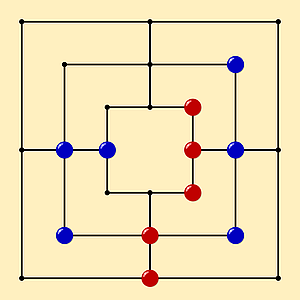
%> input picture Image_Processing_Pieces_Detection_Matlab/T5.png, 300 x 300 px
$ octave Proiect_Final.m   (GNU Octave 9; MATLAB toolbox functions it lacks are replaced by stand-ins)
%> lines starting %> are read from the running program, lines starting %| are printed output that depends on the picture; in (x1, y1, x2, y2) boxes, pixels count from 0 and x2, y2 are one past the last pixel; in counts of white or black regions, pixels touching at a corner belong together; the program's own positions count from 1
clc
clear all
close all
%=================Incarcare Imagine Tabla de Moara(T5.png)===============

numePoza='T5.png'; %incarcare poze diferite
% [4 lines of commented-out code are left out]


imag=double(imread(numePoza))/255;%Trnsformam intervalul [0,255] in [0,1]

figure('Name','Imagine Originala','NumberTitle','off')
imshow(imag) %Afisare Imagine Originala
title('Tabla de Moara cu piese Rosi/Albastre');
%=================================================================


%=====Transformare imagine originala in GrayScale===============
imagGray=0.3*imag(:,:,1)+0.6*imag(:,:,2)+0.1*imag(:,:,3);
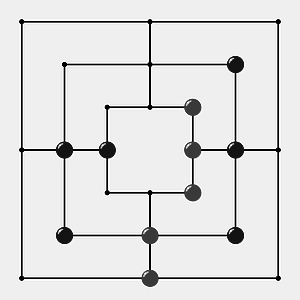
%> imagGray: size 300x300 double; min 0, max 1, mean 0.882
figure('Name','Imagine GrayScale','NumberTitle','off')
imshow(imagGray)%Afisare Imagine GrayScale
title('Imagine GrayScale')
%===============================================================

[M,N] = size(imagGray); %M,N sunt dimensiunea imaginii pe randuri si coloane
%> M = 300; N = 300


%=====Aplicarea unui Flitru de mediere pentru a scapa de detalii din imagine==========
imagFiltrat = zeros(M,N); %initializare imagine filtrata cu 0
H = [1,2,1;2,4,2;1,2,1];
H = 1/16 * H;
for i = 2 : M - 1
    for j = 2 : N - 1
        regiune = imag(i-1:i+1,j-1:j+1);
        convolutie = sum(sum(regiune.*H));
        imagFiltrat(i,j) = convolutie;
    end
end
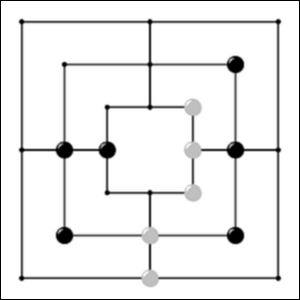
%> imagFiltrat: size 300x300 double; min 0, max 1, mean 0.927
imagGray2=imagFiltrat;
figure('Name','Imagine Filtrata ','NumberTitle','off')
imshow(imagFiltrat)%Afisare Imagine GrayScale
title('Imagine Filtata cu filtru de mediere pentru ascunderea detaliilor')
%===============================================================

%=====Segmentarea imaginii cu K-Mean Cluster===============
%------------valori aleatoare pentru a determina media minima si maxima----------
%     c=rand(1,2);
%     c1=min(c);
%     c2=max(c);
 %-------------------------------------------------------------
%----primele valori care segmenteaza fara linii, dar taie din pixelii pieselor
%     c1=0.06569;%media minima pe care o scadem din pixel
%     c2=0.7221;%media minima pe care o scadem din pixel
%------------------------------------------------------------------
 c1=0.01069;%media minima pe care o scadem din pixel
 c2=0.9421;%media minima pe care o scadem din pixel

%[M,N]=size(imagGray);%determinam marimea imaginii
imagBinar=zeros(M,N);%initializarea unei imagini golae pentru a pune ce segmentam

c1_old=0;%initializam o valuare veche pentru media minima cu 0
c2_old=1;%initializam o valuare veche pentru media maxima cu 1
            %se face cu 0 si 1 deoarece lucram intre 0 si 1

while c1~=c1_old && c2~=c2_old%Expicatie la "EX**"
    %Se parcurge toata imaginea(este doar o iteratie)
    for i = 1 : M
        for j = 1 : N
            d1=abs(imagGray2(i,j)-c1);%se calculeazavaluarea distanta pentru minim
                                        %valuarea absoluta a pixelului
                                        %minus meida minima
            d2=abs(imagGray2(i,j)-c2);%se calculeazavaluarea distanta pentru maxim
                                        %valuarea absoluta a pixelului
                                        %minus meida maxima
            if d1<d2 %daca d1 este mai mic ca d2 inseamna ca avem un minim si punem 1
                        %daca nu se pune un 0
            imagBinar(i,j)=1;
            else
            imagBinar(i,j)=0;
            end
            %aceste calcule se fac pentru toata imaginea!!!!!
        end
    end
    %=================================
    c1=mean(imagGray2 (find(imagBinar==1)));%se calculeaza iar media minima
    %c1 se  calculeaza ca media din Imaginea Gray a valorilor care au 1 in
    %imaginea binara

    c2=mean(imagGray2 (find(imagBinar==0)));%se calculeaza iar media maxima
    %c2 se  calculeaza ca media din Imaginea Gray a valorilor care au 0 in
    %imaginea binara

    %acestea se calculeaza in imagine dupa ce am aplicat parcurgerea
    %compleat a imaginii

    c1_old=c1;%acum media veche este cea actuala in ambele cazuri
    c2_old=c2;
    %EX** se face acest lucru deoarece verificam in "whiel" de mai sus
        %schimbarile medilo
    %daca intre 2 iteratii consecutive ale "whiel" nu se schimba nimic
    %atunci se opreste algoritmul
end
%> this loop made 1 pass
%> (c1, c2, c1_old, c2_old) on pass 1: (0.222, 0.98, 0.222, 0.98)
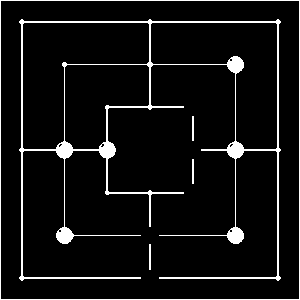
%> imagBinar: size 300x300 double; values 0 (black) and 1 (white), 7% white; 5 white regions, box (x1, y1, x2, y2) and area: (19, 19, 281, 281) 4971, (0, 0, 300, 300) 1196, (149, 244, 151, 270) 52, (192, 116, 194, 141) 50, (192, 159, 194, 184) 50

imagBinar(imagGray==0)=0;
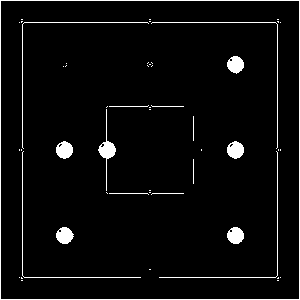
%> imagBinar: size 300x300 double; values 0 (black) and 1 (white), 4.3% white; 51 white regions (34 under 20 px), largest, box (x1, y1, x2, y2) and area: (0, 0, 300, 300) 1196, (98, 109, 116, 191) 290, (22, 22, 149, 149) 251
figure('Name','Imagine Segmentata','NumberTitle','off')
imshow(imagBinar)
title('Imagine Segmentata cu K-mean Cluster')
%===============================================================
%===== Scoatere cercuri din imagine===============
imagSegmentat=zeros(M,N);
 for i = 5 : M-4
        for j = 5 : N-4
          if(imagBinar(i-3:i+3,j-3:j+3)==1)
             imagSegmentat(i-5:i+5,j-5:j+5)=imagBinar(i-5:i+5,j-5:j+5);
          end
        end
 end
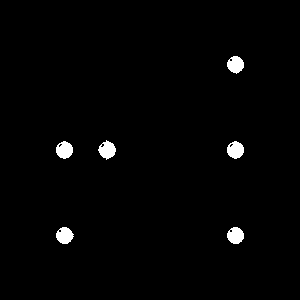
%> imagSegmentat: size 300x300 double; values 0 (black) and 1 (white), 1.5% white; 6 white regions, box (x1, y1, x2, y2) and area: (98, 140, 116, 160) 228, (56, 141, 73, 159) 227, (227, 141, 244, 159) 226, (56, 227, 74, 244) 222, (227, 56, 244, 74) 221, (227, 227, 244, 244) 220

figure('Name','Imagine Segmentata2','NumberTitle','off')
imshow(imagSegmentat)
title('Imagine Segmentata fara impuritati')
%==================================================
%============Region Growing pentru a afla o singura piesa============
 %----Pentru a determina pozitia unui pexel alb--------------
seadRow=1;
seadCol=1;
 for i = 1: M
        for j = 1 : N
            if(imagSegmentat(i,j)==1)
                seadRow=i;%locul in care ne plasam/ de unde vrem sa plecam
                seadCol=j;    %in regiunea noastra
                break
            end
        end
 end
%> after the loop, seadCol = 63; seadRow = 244
%---------------------------------------

oPiesa=zeros(M,N); %declararea unei regiuni care are doar zerouri
                            %populam regiunea cu 1 cand avem o valuare
                            %din regiunea pe care o dorim

oPiesa(seadRow,seadCol)=1;%specificam ca in regiune pozitia de unde plecam este 1
%> oPiesa: size 300x300 double; values 0 (black) and 1 (white), 0% white in thin lines or dots, all inside (x1, y1, x2, y2) = (62, 243, 63, 244)
                               %pentru a avea un reper in viitor
                               %acolo am plantat "samanta regiunii"


pixeliAlbregiune=1;%N este totalitatea pixelilor de 1 din regiune,deci la inceput este 1 deoarece
        %avem pixelul "samanta" in regiune

existaSchimbare=true; %contpor pentru a vedea daca exista schimbare intre 2
                                                    %regiuni consecutive
                            %pentru a se executra algoritmul pana cand nu
                            %exista schimbare

%==========Implementare Algoritmului===================
    while(existaSchimbare) %Se realizeaza acest algoritm atata timp cat ecista o schimbare
                                %in regiune(diferenta intre 2 regiuni),
                                    %adica atata timp cat suntem in regiunea
                                        %pe care dorim sa o segmentam

        existaSchimbare=false;
        for i=2:M-1
            for j=2:N-1

                if((imagSegmentat(i,j)==1)&&(oPiesa(i,j)==0)&&(oPiesa(i+1,j)==1||oPiesa(i,j+1)==1||oPiesa(i-1,j)==1||oPiesa(i,j-1)==1))
                    oPiesa(i,j)=1;
                    pixeliAlbregiune=pixeliAlbregiune+1;
                    existaSchimbare=true;
                end
            end
        end
    end
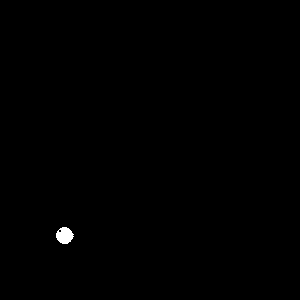
%> oPiesa: size 300x300 double; values 0 (black) and 1 (white), 0.25% white; 1 white region, box (x1, y1, x2, y2) and area: (56, 227, 74, 244) 222
%> after the loop, pixeliAlbregiune = 222
figure('Name','Imagine Segmentata3','NumberTitle','off')
imshow(oPiesa)
title('Imagine Segmentata cu 1 singura piesa')
%=============================================================
%========Numara de pixeli al unei piese================
contorPiesa=0;
        for i=1:M
            for j=1:N
                if(oPiesa(i,j)==1)
                 contorPiesa=contorPiesa+1;
                end
            end
        end
%> after the loop, contorPiesa = 222
  %==============================================
  %========Numara de pixeli al tutoror pieselor================
contorTotal=0;
        for i=1:M
            for j=1:N
                if(imagSegmentat(i,j)==1)
                 contorTotal=contorTotal+1;
                end
            end
        end
%> after the loop, contorTotal = 1344
  %==============================================
  totalPiese=round(contorTotal/contorPiesa);
%> totalPiese = 6
  disp('Numarul de piese albastre este: ');
  disp(totalPiese);
%| 6

    %========Transformarea pieselor originale in alb================
    imagFinal=imag;
        for i=1:M
            for j=1:N
                if(imagSegmentat(i,j)==1)
                    imagFinal(i,j,1)=1;
                    imagFinal(i,j,2)=1;
                    imagFinal(i,j,3)=1;
                end
            end
        end
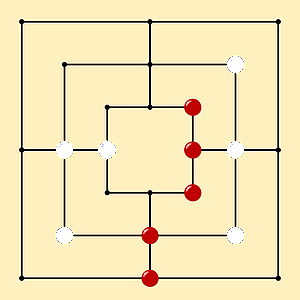
%> imagFinal: size 300x300x3 double; mean R, G, B 0.954, 0.894, 0.724
figure('Name','Imagine Finala','NumberTitle','off')
imshow(imagFinal)
title('Imagine cu piese ALBE/ROSI')
  %==============================================
